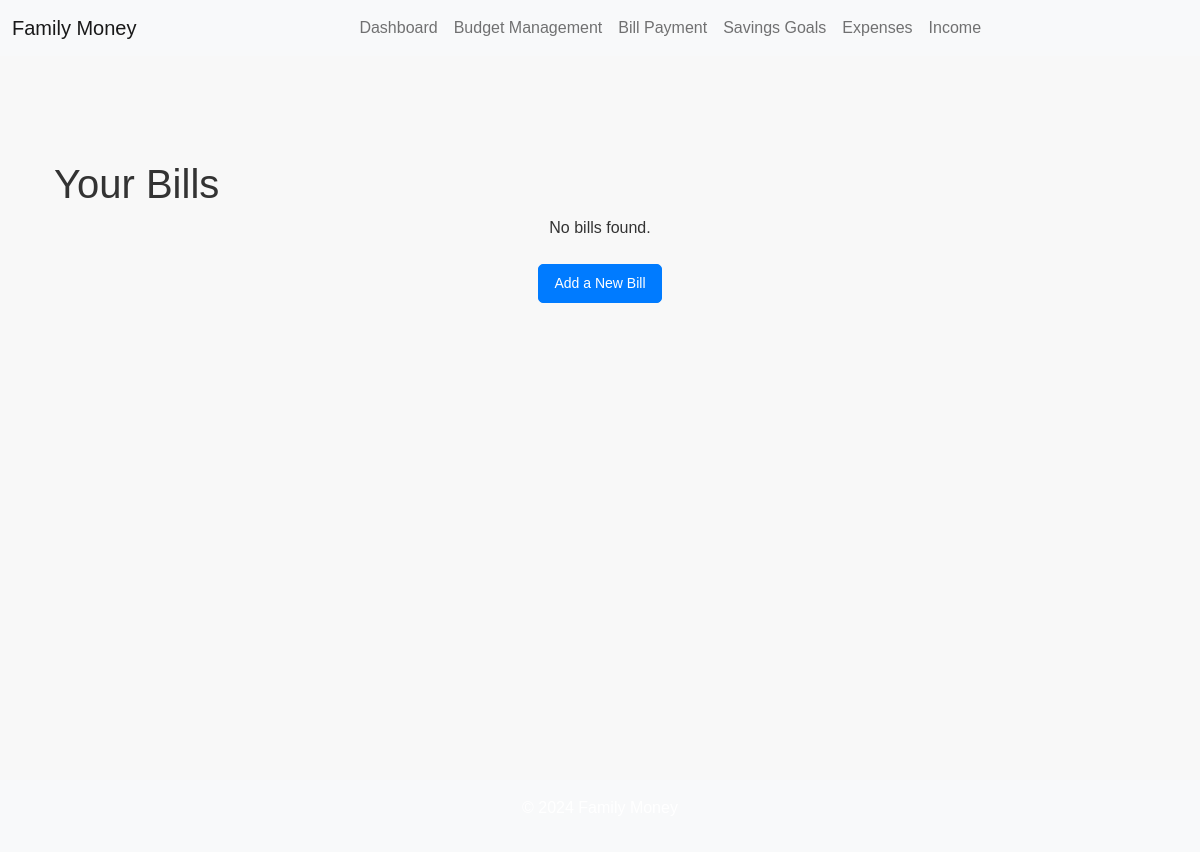
/financials/bills/, run on an earlier commit of the app's database.
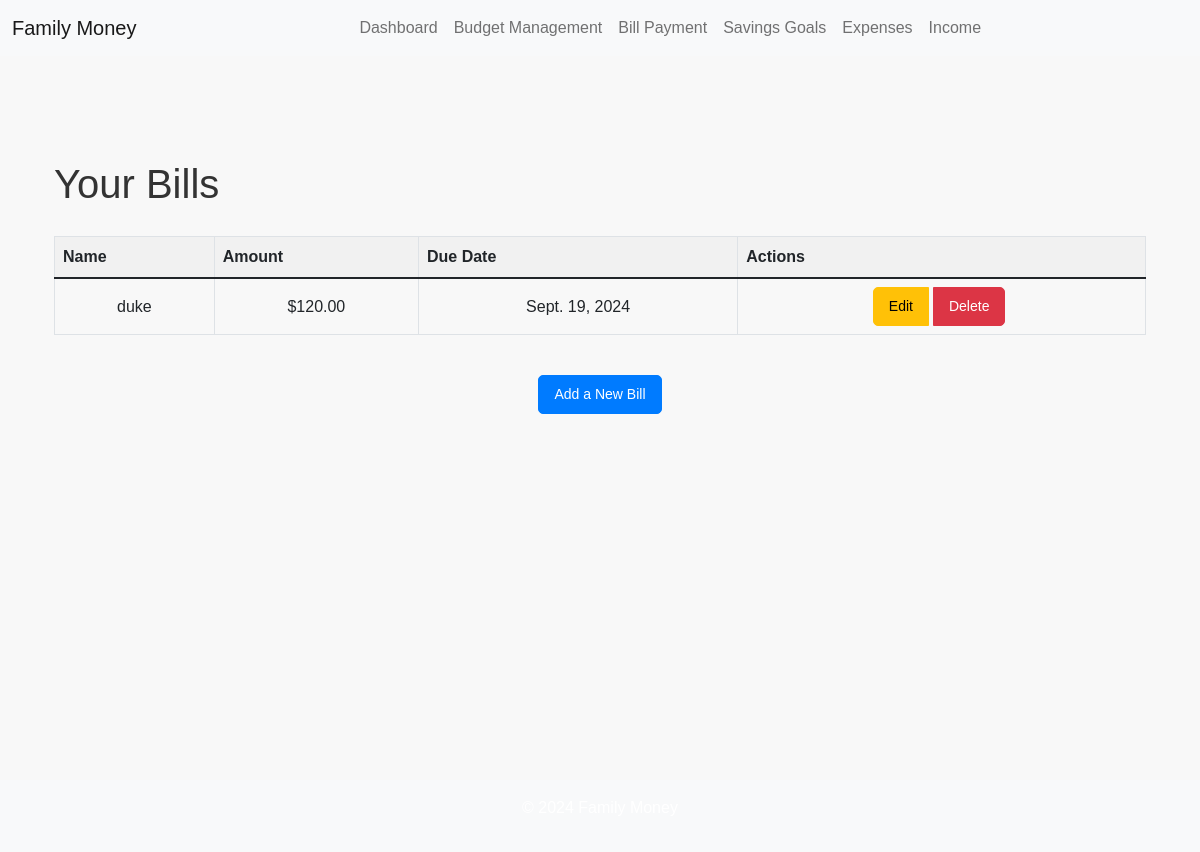
And on a later commit of the database.
### financials/models.py (models this page shows, shortened)
class Bill(models.Model):
    name = models.CharField(max_length=255)
    amount = models.DecimalField(max_digits=10, decimal_places=2)
    due_date = models.DateField()

### financials/views.py (the view)
# urls.py: path('bills/', BillListView.as_view(), name='bill_list'),
class BillListView(ListView):
    model = Bill
    template_name = 'financials/bill_list.html'
    context_object_name = 'bills'
    def get_queryset(self):
        return Bill.objects.all()

### financials/templates/financials/bill_list.html
{% extends 'base.html' %}
{% block content %}
<div class="container mt-5">
  <h1>Your Bills</h1>
  {% if bills %}
  <div class="table-responsive">
    <table class="table table-bordered table-hover">
      <thead class="thead-light">
        <tr>
          <th>Name</th>
          <th>Amount</th>
          <th>Due Date</th>
          <th>Actions</th>
        </tr>
      </thead>
      <tbody>
        {% for bill in bills %}
        <tr>
          <td>{{ bill.name }}</td>
          <td>${{ bill.amount }}</td>
          <td>{{ bill.due_date }}</td>
          <td>
            <div class="btn-group" role="group">
              <a
                href="{% url 'financials:bill_edit' bill.pk %}"
                class="btn btn-sm btn-warning"
                >Edit</a
              >
              <a
                href="{% url 'financials:bill_delete' bill.pk %}"
                class="btn btn-sm btn-danger"
                >Delete</a
              >
            </div>
          </td>
        </tr>
        {% endfor %}
      </tbody>
    </table>
  </div>
  {% else %}
  <p class="text-center">No bills found.</p>
  {% endif %}
  <div class="text-center mt-4">
    <a href="{% url 'financials:bill_create' %}" class="btn btn-primary"
      >Add a New Bill</a
    >
  </div>
</div>
{% endblock %}

What changed in the data, as far as the page shows it:
added Bill: name "duke", amount "120.00", due_date "Sept. 19, 2024"
Also different on the page:
text no longer shown: "No bills found."
text now shown: "Name Amount Due Date Actions"
